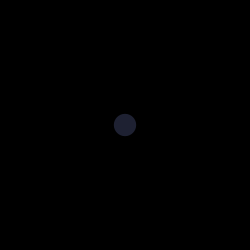
Frame 1 (no input)
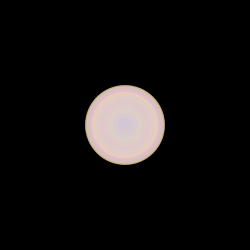
Frame 60 (the mouse pressed at the canvas centre just before this capture)
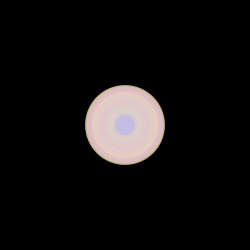
Frame 120 (the mouse held since frame 60 and released just before this capture)

The Processing sketch that drew these frames (run headless with seeded random() and noise(); from frame 60 on, the mouse is pressed at the canvas centre):

// Processing sketch: processing_146692
// ── processing_146692.pde

int counter;

void setup() {  //setup function called initially, only once
  size(250, 250);
  background(000);  //set background black
  colorMode(HSB);   //set colors to Hue, Saturation, Brightness mode
  counter = 5;
}

void draw() {  //draw function loops 
  counter++;
  noStroke();
  fill(random(255),100,255,50);
  
  if(mousePressed == true) { //add some interaction
    ellipse(mouseX, mouseY, 20, 20);
  }
  else {
    ellipse(width/2, height/2, 80*sin(counter), 80*sin(counter));
  }
}
